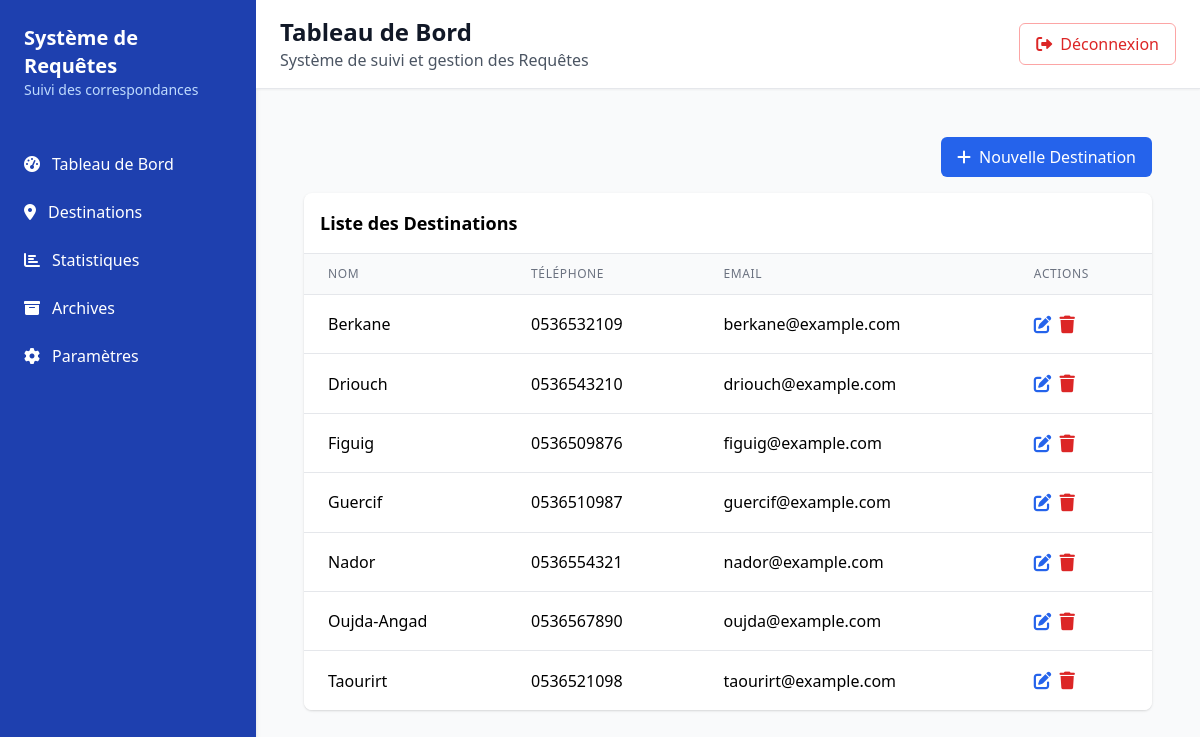
/destinations/ (signed in), run on the app's committed database.
### lettres/models.py (models this page shows, shortened)
class Destination(models.Model):
    DESTINATION_CHOICES = [
        ('Oujda-Angad', 'Oujda-Angad'),
        ('Nador', 'Nador'),
        ('Driouch', 'Driouch'),
        ('Berkane', 'Berkane'),
        ('Taourirt', 'Taourirt'),
        ('Guercif', 'Guercif'),
        ('Figuig', 'Figuig'),
    ]
    nom = models.CharField(max_length=100, unique=True, choices=DESTINATION_CHOICES, verbose_name='Nom de la destination')
    telephone = models.CharField(max_length=20, verbose_name='Numéro de téléphone', blank=True)
    email = models.EmailField(verbose_name='Adresse e-mail', blank=True, validators=[EmailValidator()])
    class Meta:
        ordering = ['nom']
        verbose_name = 'Destination'
        verbose_name_plural = 'Destinations'

### lettres/views.py (the view, shortened to what this page needs)
# urls.py: path('destinations/', views.destinations, name='destinations'),
@login_required
def destinations(request):
    try:
        profile = request.user.userprofile
    except UserProfile.DoesNotExist:
        return render(request, 'error.html', {
            'error': 'Votre compte n’a pas de profil utilisateur configuré. Contactez l’administrateur.'
        })
    if profile.role != 'super_admin':
        messages.error(request, "Vous n'êtes pas autorisé à gérer les destinations.")
        return redirect('lettres:dashboard')
    destinations = Destination.objects.all()
    context = {
        'destinations': destinations,
        'form': DestinationForm(),
        'user_role': profile.role,
    }
    return render(request, 'destinations.html', context)

### lettres/templates/destinations.html (shortened to what this page needs)
{% extends 'base.html' %}
{% load static %}
{% block content %}
<div class="flex h-screen">
        <main class="flex-1 overflow-auto p-6">
            <div class="flex justify-end mb-4">
                <button onclick="openModal('addDestinationModal')" class="flex items-center px-4 py-2 bg-blue-600 text-white rounded-md hover:bg-blue-700">
                    <i class="fas fa-plus mr-2"></i>
                    Nouvelle Destination
                </button>
            </div>
            <div class="bg-white shadow rounded-lg overflow-hidden">
                <div class="p-4 border-b">
                    <h2 class="text-lg font-semibold">Liste des Destinations</h2>
                </div>
                <div class="overflow-x-auto">
                    <table class="min-w-full divide-y divide-gray-200">
                        <thead class="bg-gray-50">
                            <tr>
                                <th class="px-6 py-3 text-left text-xs font-medium text-gray-500 uppercase tracking-wider">Nom</th>
                                <th class="px-6 py-3 text-left text-xs font-medium text-gray-500 uppercase tracking-wider">Téléphone</th>
                                <th class="px-6 py-3 text-left text-xs font-medium text-gray-500 uppercase tracking-wider">Email</th>
                                <th class="px-6 py-3 text-left text-xs font-medium text-gray-500 uppercase tracking-wider">Actions</th>
                            </tr>
                        </thead>
                        <tbody class="bg-white divide-y divide-gray-200">
                            {% for destination in destinations %}
                            <tr>
                                <td class="px-6 py-4 whitespace-nowrap">{{ destination.nom }}</td>
                                <td class="px-6 py-4 whitespace-nowrap">{{ destination.telephone|default:'N/A' }}</td>
                                <td class="px-6 py-4 whitespace-nowrap">{{ destination.email|default:'N/A' }}</td>
                                <td class="px-6 py-4 whitespace-nowrap">
                                    <div class="flex items-center gap-2">
                                        <button onclick="openEditModal('{{ destination.id }}', '{{ destination.nom }}', '{{ destination.telephone|default:'' }}', '{{ destination.email|default:'' }}')"
                                                class="text-blue-600 hover:text-blue-800 action-icon" title="Modifier">
                                            <i class="fas fa-edit"></i>
                                        </button>
                                        <form action="{% url 'lettres:settings' %}" method="post" onsubmit="return confirm('Voulez-vous vraiment supprimer cette destination ?');">
                                            <button type="submit" class="text-red-600 hover:text-red-800 action-icon" title="Supprimer">
                                                <i class="fas fa-trash"></i>
                                            </button>
                                        </form>
                                    </div>
                                </td>
                            </tr>
                            {% empty %}
                            <tr>
                                <td colspan="4" class="px-6 py-4 text-center text-gray-500">
                                    Aucune destination trouvée
                                </td>
                            </tr>
                            {% endfor %}
                        </tbody>
                    </table>
                </div>
            </div>
        </main>
    </div>
</div>
{% endblock %}

### lettres/templates/base.html (shortened to what this page needs)
{% load static %}
<!DOCTYPE html>
<html lang="fr">
<head>
    <link href="https://cdn.jsdelivr.net/npm/tailwindcss@2.2.19/dist/tailwind.min.css" rel="stylesheet">
    <link href="https://cdnjs.cloudflare.com/ajax/libs/font-awesome/6.0.0-beta3/css/all.min.css" rel="stylesheet">
</head>
<body class="bg-gray-50 font-sans">
    <div class="flex h-screen">
        <aside class="w-64 bg-blue-800 text-white shadow-md">
            <div class="p-6">
                <h2 class="text-xl font-bold">Système de Requêtes</h2>
                <p class="text-blue-200 text-sm">Suivi des correspondances</p>
            </div>
            <nav class="mt-4">
                {% if user_role == 'super_admin' or user_role == 'admin_saisie' or user_role == 'saisie_ec' %}
                    <a href="{% url 'lettres:dashboard' %}" class="flex items-center px-6 py-3 {% if request.path == '/lettres/' %}bg-blue-900{% else %}hover:bg-blue-700{% endif %}">
                        <i class="fas fa-tachometer-alt mr-3"></i>
                        Tableau de Bord
                    </a>
                    {% if user_role == 'super_admin' %}
                        <a href="{% url 'lettres:destinations' %}" class="flex items-center px-6 py-3 {% if request.path == '/lettres/destinations/' %}bg-blue-900{% else %}hover:bg-blue-700{% endif %}">
                            <i class="fas fa-map-marker-alt mr-3"></i>
                            Destinations
                        </a>
                    {% endif %}
                    <a href="{% url 'lettres:statistics' %}" class="flex items-center px-6 py-3 {% if request.path == '/lettres/statistics/' %}bg-blue-900{% else %}hover:bg-blue-700{% endif %}">
                        <i class="fas fa-chart-bar mr-3"></i>
                        Statistiques
                    </a>
                    <a href="{% url 'lettres:archive' %}" class="flex items-center px-6 py-3 {% if request.path == '/lettres/archive/' %}bg-blue-900{% else %}hover:bg-blue-700{% endif %}">
                        <i class="fas fa-archive mr-3"></i>
                        Archives
                    </a>
                    {% if user_role == 'super_admin' %}
                        <a href="{% url 'lettres:settings' %}" class="flex items-center px-6 py-3 {% if request.path == '/lettres/settings/' %}bg-blue-900{% else %}hover:bg-blue-700{% endif %}">
                            <i class="fas fa-cog mr-3"></i>
                            Paramètres
                        </a>
                    {% endif %}
                {% endif %}
            </nav>
        </aside>
        <div class="flex-1 flex flex-col overflow-hidden">
            <header class="bg-white shadow-sm border-b px-6 py-4">
                <div class="flex items-center justify-between">
                    <div>
                        <h1 class="text-2xl font-bold text-gray-900">
                            {% block header_title %}Tableau de Bord{% endblock %}
                        </h1>
                        <p class="text-gray-600">Système de suivi et gestion des Requêtes</p>
                    </div>
                    <form action="{% url 'lettres:logout' %}" method="post">
                        <button type="submit" class="flex items-center px-4 py-2 text-red-600 border border-red-300 rounded-md hover:bg-red-50">
                            <i class="fas fa-sign-out-alt mr-2"></i>
                            Déconnexion
                        </button>
                    </form>
                </div>
            </header>
            <main class="flex-1 overflow-auto p-6">
                {% block content %}
                {% endblock %}
        </div>
</body>
</html>

### lettres/templates/destinations.html (style rules this page uses)
.action-icon { font-size: 1.1rem; }

### data on the page
Destination: nom "Berkane", telephone "0536532109", email "berkane@example.com"
Destination: nom "Driouch", telephone "0536543210", email "driouch@example.com"
Destination: nom "Figuig", telephone "0536509876", email "figuig@example.com"
Destination: nom "Guercif", telephone "0536510987", email "guercif@example.com"
Destination: nom "Nador", telephone "0536554321", email "nador@example.com"
Destination: nom "Oujda-Angad", telephone "0536567890", email "oujda@example.com"
Destination: nom "Taourirt", telephone "0536521098", email "taourirt@example.com"
